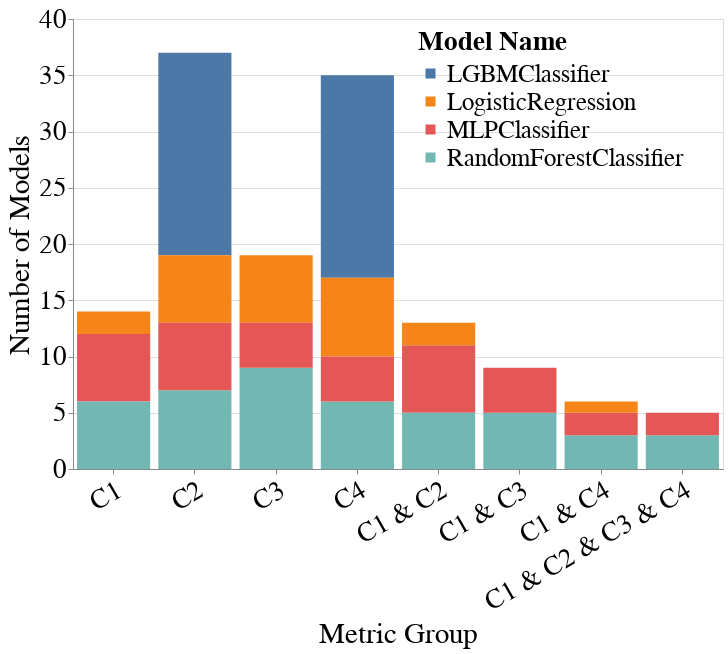

The notebook cell this image was saved under:
### Markdown cell above
## Figure 6. Responsible model selection

### Code cell
metrics_value_range_dct = {
    'Accuracy': [0.95, 1.0], # C1
    'Equalized_Odds_FPR': [-0.03, 0.03], # C2
    'Label_Stability': [0.95, 1.0], # C3
    'Label_Stability_Ratio': [0.98, 1.02], # C4
    'Accuracy&Equalized_Odds_FPR': None, # C1 + C2
    'Accuracy&Label_Stability': None, # C1 + C3
    'Accuracy&Label_Stability_Ratio': None, # C1 + C4
    'Accuracy&Equalized_Odds_FPR&Label_Stability&Label_Stability_Ratio': None, # C1 + C2 + C3 + C4
}
create_bar_plot_for_model_selection(melted_all_subgroup_metrics_per_model_dct,
                                    melted_all_group_metrics_per_model_dct,
                                    metrics_value_range_dct,
                                    group='Race')

### Figure 1 — Vega-Lite specification as saved in the notebook (floating-point values rounded to 4 significant figures)
{"config": {"view": {"continuousWidth": 400, "continuousHeight": 300}, "axis": {"labelFontSize": 27, "labelFontWeight": "normal", "labelLimit": 300, "titleFontSize": 29, "titleFontWeight": "normal"}, "legend": {"labelFontSize": 25, "labelLimit": 300, "legendX": 345, "legendY": 10, "orient": "none", "symbolStrokeWidth": 4, "titleFontSize": 27, "titleLimit": 220}, "title": {"fontSize": 27}}, "data": {"name": "data-6d8950c0f4975eae8666dcb815876e8e"}, "mark": "bar", "encoding": {"color": {"field": "Model_Name", "legend": {"title": "Model Name"}, "type": "nominal"}, "x": {"axis": {"labelAngle": -30}, "field": "Title", "sort": {"order": "ascending"}, "title": "Metric Group", "type": "nominal"}, "y": {"field": "Number_of_Models", "title": "Number of Models", "type": "quantitative"}}, "height": 450, "width": 650, "$schema": "https://vega.github.io/schema/vega-lite/v4.17.0.json", "datasets": {"data-6d8950c0f4975eae8666dcb815876e8e": [{"Model_Name": "MLPClassifier", "Number_of_Models": 6, "Metric_Group": "Accuracy", "Alias": "C1", "Title": "C1"}, {"Model_Name": "RandomForestClassifier", "Number_of_Models": 6, "Metric_Group": "Accuracy", "Alias": "C1", "Title": "C1"}, {"Model_Name": "LogisticRegression", "Number_of_Models": 2, "Metric_Group": "Accuracy", "Alias": "C1", "Title": "C1"}, {"Model_Name": "LGBMClassifier", "Number_of_Models": 18, "Metric_Group": "Equalized_Odds_FPR", "Alias": "C2", "Title": "C2"}, {"Model_Name": "RandomForestClassifier", "Number_of_Models": 7, "Metric_Group": "Equalized_Odds_FPR", "Alias": "C2", "Title": "C2"}, {"Model_Name": "LogisticRegression", "Number_of_Models": 6, "Metric_Group": "Equalized_Odds_FPR", "Alias": "C2", "Title": "C2"}, {"Model_Name": "MLPClassifier", "Number_of_Models": 6, "Metric_Group": "Equalized_Odds_FPR", "Alias": "C2", "Title": "C2"}, {"Model_Name": "RandomForestClassifier", "Number_of_Models": 9, "Metric_Group": "Label_Stability", "Alias": "C3", "Title": "C3"}, {"Model_Name": "LogisticRegression", "Number_of_Models": 6, "Metric_Group": "Label_Stability", "Alias": "C3", "Title": "C3"}, {"Model_Name": "MLPClassifier", "Number_of_Models": 4, "Metric_Group": "Label_Stability", "Alias": "C3", "Title": "C3"}, {"Model_Name": "LGBMClassifier", "Number_of_Models": 18, "Metric_Group": "Label_Stability_Ratio", "Alias": "C4", "Title": "C4"}, {"Model_Name": "LogisticRegression", "Number_of_Models": 7, "Metric_Group": "Label_Stability_Ratio", "Alias": "C4", "Title": "C4"}, {"Model_Name": "RandomForestClassifier", "Number_of_Models": 6, "Metric_Group": "Label_Stability_Ratio", "Alias": "C4", "Title": "C4"}, {"Model_Name": "MLPClassifier", "Number_of_Models": 4, "Metric_Group": "Label_Stability_Ratio", "Alias": "C4", "Title": "C4"}, {"Model_Name": "MLPClassifier", "Number_of_Models": 6, "Metric_Group": "Accuracy&Equalized_Odds_FPR", "Alias": "C1 & C2", "Title": "C1 & C2"}, {"Model_Name": "RandomForestClassifier", "Number_of_Models": 5, "Metric_Group": "Accuracy&Equalized_Odds_FPR", "Alias": "C1 & C2", "Title": "C1 & C2"}, {"Model_Name": "LogisticRegression", "Number_of_Models": 2, "Metric_Group": "Accuracy&Equalized_Odds_FPR", "Alias": "C1 & C2", "Title": "C1 & C2"}, {"Model_Name": "RandomForestClassifier", "Number_of_Models": 5, "Metric_Group": "Accuracy&Label_Stability", "Alias": "C1 & C3", "Title": "C1 & C3"}, {"Model_Name": "MLPClassifier", "Number_of_Models": 4, "Metric_Group": "Accuracy&Label_Stability", "Alias": "C1 & C3", "Title": "C1 & C3"}, {"Model_Name": "RandomForestClassifier", "Number_of_Models": 3, "Metric_Group": "Accuracy&Label_Stability_Ratio", "Alias": "C1 & C4", "Title": "C1 & C4"}, {"Model_Name": "MLPClassifier", "Number_of_Models": 2, "Metric_Group": "Accuracy&Label_Stability_Ratio", "Alias": "C1 & C4", "Title": "C1 & C4"}, {"Model_Name": "LogisticRegression", "Number_of_Models": 1, "Metric_Group": "Accuracy&Label_Stability_Ratio", "Alias": "C1 & C4", "Title": "C1 & C4"}, {"Model_Name": "RandomForestClassifier", "Number_of_Models": 3, "Metric_Group": "Accuracy&Equalized_Odds_FPR&Label_Stability&Label_Stability_Ratio", "Alias": "C1 & C2 & C3 & C4", "Title": "C1 & C2 & C3 & C4"}, {"Model_Name": "MLPClassifier", "Number_of_Models": 2, "Metric_Group": "Accuracy&Equalized_Odds_FPR&Label_Stability&Label_Stability_Ratio", "Alias": "C1 & C2 & C3 & C4", "Title": "C1 & C2 & C3 & C4"}]}}
